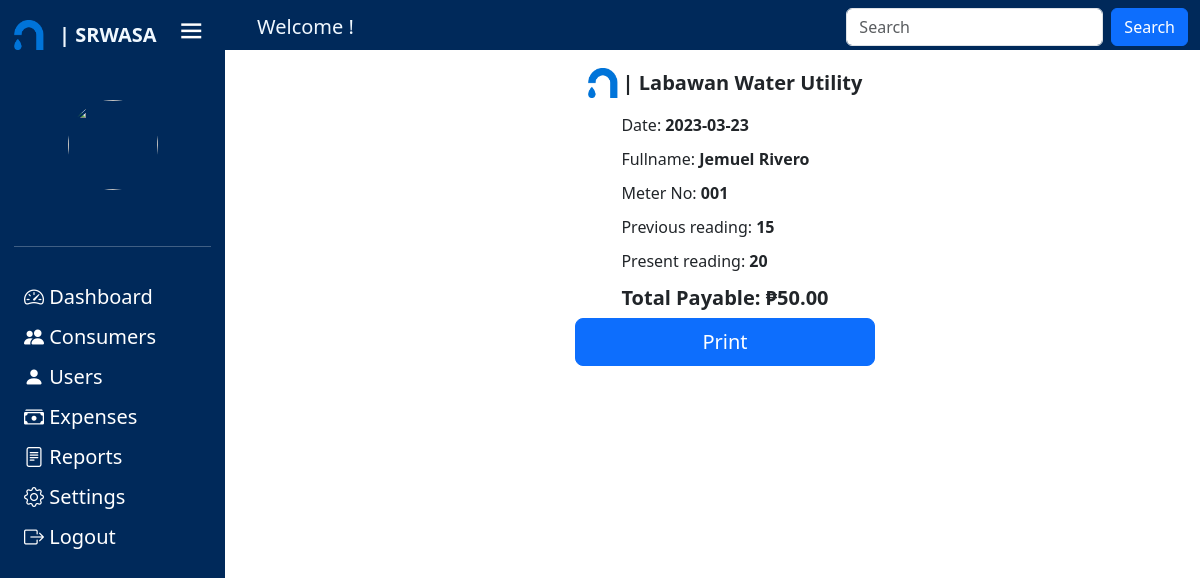
The app's page /bill/8 with its own data.
### tables this page shows
CREATE TABLE `tblbilling` (
  `ID` int(11) NOT NULL,
  `total_consumption` decimal(50,0) NOT NULL,
  `tblcubicrate_ID` int(11) NOT NULL,
  `Total_Payables` decimal(50,0) NOT NULL,
  `bill_status` varchar(11) NOT NULL,
  `date` date NOT NULL DEFAULT current_timestamp(),
  `date_paid` date DEFAULT NULL,
  `payment` decimal(50,0) DEFAULT NULL,
  `tblconsumption_ID` int(20) NOT NULL,
  `tblconsumer_ID` int(11) NOT NULL,
  `tblmeter_ID` int(11) NOT NULL
);

CREATE TABLE `tblconsumer` (
  `id` int(11) NOT NULL,
  `fname` varchar(255) NOT NULL,
  `mname` varchar(255) DEFAULT NULL,
  `lname` varchar(255) NOT NULL,
  `name_ex` varchar(10) NOT NULL,
  `Brgy_ID` int(20) NOT NULL,
  `Purok_ID` int(20) NOT NULL,
  `Contact_Number` varchar(25) NOT NULL,
  `status` int(11) NOT NULL,
  `login_info_ID` int(11) NOT NULL
);

CREATE TABLE `tblmeter` (
  `ID` int(11) NOT NULL,
  `meter_no` varchar(100) NOT NULL,
  `type` varchar(45) NOT NULL,
  `status` int(11) NOT NULL,
  `tag` int(11) NOT NULL,
  `Brgy_ID` int(11) NOT NULL,
  `Purok_ID` int(11) NOT NULL,
  `Connection_Date` date NOT NULL DEFAULT current_timestamp(),
  `tblconsumer_ID` int(11) NOT NULL
);

CREATE TABLE `tblconsumption` (
  `ID` int(11) NOT NULL,
  `previous_read` decimal(50,0) NOT NULL,
  `present_read` decimal(50,0) NOT NULL,
  `tblcubicrate_ID` int(11) NOT NULL,
  `tblreading_ID` int(20) NOT NULL,
  `tblconsumer_ID` int(20) NOT NULL,
  `tblmeter_ID` int(11) NOT NULL
);

### application/controllers/Admin.php (called while the page is built, shortened)
<?php
class Admin extends CI_Controller{
    public function bill($param){
        $page = "bill";
            $data['consumer1'] = $this->User_Model->get_bill_details($param);
            $data['fname'] = $data['consumer1']['fname'];
            $data['mname'] = $data['consumer1']['mname'];
            $data['lname'] = $data['consumer1']['lname'];
            $data['name_ex'] = $data['consumer1']['name_ex'];
            $data['meter'] = $data['consumer1']['meter_no'];
            $data['prev_read'] = $data['consumer1']['previous_read'];
            $data['present_read'] = $data['consumer1']['present_read'];
            $data['amount'] = $data['consumer1']['Total_Payables'];
            $data['date'] = $data['consumer1']['date'];
            $this->load->view('templates/header');
            $this->load->view('pages/Admin/'.$page,$data);
            $this->load->view('templates/footer');
    }
}
?>

### index.php (called while the page is built, shortened)
<?php
require_once BASEPATH.'core/CodeIgniter.php';

### application/models/User_model.php (called while the page is built, shortened)
<?php
class User_Model extends CI_Model{
    public function get_bill_details($param){
        $this->db->select('
            tblconsumer.fname,
            tblconsumer.mname,
            tblconsumer.lname,
            tblconsumer.name_ex,
            tblmeter.meter_no,
            tblconsumption.previous_read,
            tblconsumption.present_read,
            tblbilling.Total_Payables,
            tblbilling.date');
        $this->db->from('tblbilling');
        $this->db->join('tblconsumer','tblconsumer_ID = tblconsumer.id');
        $this->db->join('tblconsumption','tblconsumption_ID = tblconsumption.ID');
        $this->db->join('tblmeter','tblbilling.tblmeter_ID = tblmeter.ID');
        $this->db->where('tblbilling.ID',$param);
        $result = $this->db->get();
        return $result->row_array();
    }
}
?>

### application/views/pages/Admin/bill.php (the view, shortened to what this page needs)
<div class="col-sm-10">
  <div class="content">
    <div class="logo">
      <img src="<?php echo base_url();?>assets/img/srwasa-icon.png" alt="" class="img">
      <div class="logo_name">| Labawan Water Utility</div>
    </div>
    <div class="bill">
      <p>Date: <strong><?= $date;?></strong></p>
      <p>Fullname: <strong><?= $fname.' '.$mname.' '.$lname.' '.$name_ex ?></strong></p>
      <p>Meter No: <strong><?= $meter;?></strong></p>
      <p>Previous reading: <strong><?= $prev_read;?></strong></p>
      <p>Present reading: <strong><?= $present_read;?></strong></p>
      <p style="font-size: 20px; font-weight: bold;">Total Payable: <strong> ₱<?= $amount;?>.00</strong></p>
    </div>
    <button type="button" class="btn btn-lg btn-primary pbtn" id="printButton" onclick="window.print()">Print</button>
  </div>
</div>

### css/css/style.css (style rules this page uses)
* { margin: 0; padding: 0; box-sizing: border-box; }
:root { --primary-color: #695CFE; --primary-color-light: #F6F5FF; --toggle-color: #DDD; ---text-color: #707070; --tran-02: all 0.2s ease; --tran-03: all 0.3s ease; --tran-04: all 0.4s ease; --tran-05: all 0.5s ease; --tran-06: all 0.6s ease; }
body { position: relative; min-height: 100vh; width: 100%; overflow: hidden; }
body { background-color: #E5E5E5; }
.col-sm-10 { position: absolute; height: 100%; width: calc(100% - 150); left: 150px; transition: var(--tran-04); }
.sidebar.active ~ .col-sm-10 { margin-top: 4%; width: calc(100% - 225); left: 225px; transition: var(--tran-04); }

### application/views/pages/Admin/bill.php (style rules this page uses)
body { background: #fff; }
.content { margin-top: 20px; display: flex; flex-direction: column; align-items: center; }
.logo { display: flex; align-items: center; margin-bottom: 10px; }
.logo img { width: 30px; height: 30px; }
.logo_name { font-weight: bold; font-size: 20px; margin-left: 5px; }
.bill { display: flex; flex-direction: column; align-items: justify; }
.bill p { margin: 5px 0; }
.pbtn { display: none; width: 300px; }

### records on screen
tblbilling: date "2023-03-23", tblconsumer_ID.fname "Jemuel", tblconsumer_ID.lname "Rivero", tblmeter_ID.meter_no "001", tblconsumption_ID.previous_read "15", tblconsumption_ID.present_read "20", Total_Payables "50"
